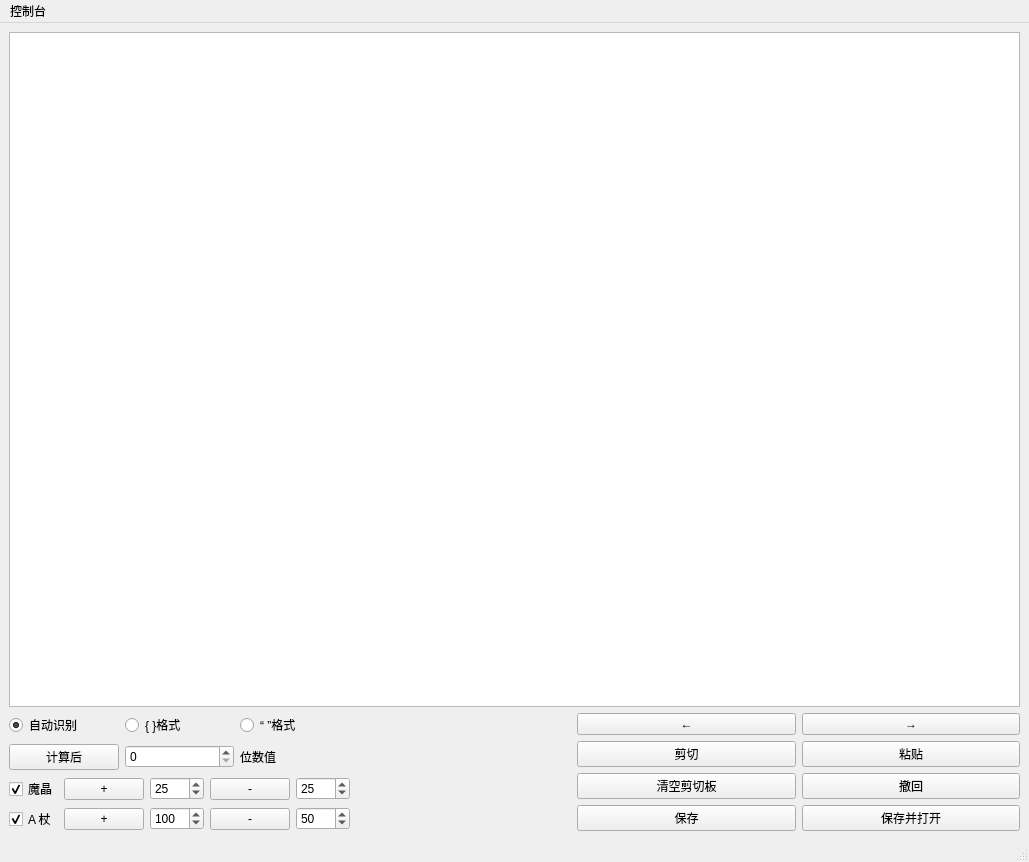
<?xml version="1.0" encoding="UTF-8"?>
<ui version="4.0">
 <class>MainWindow</class>
 <widget class="QMainWindow" name="MainWindow">
  <property name="geometry">
   <rect>
    <x>0</x>
    <y>0</y>
    <width>1029</width>
    <height>862</height>
   </rect>
  </property>
  <property name="windowTitle">
   <string>MainWindow</string>
  </property>
  <widget class="QWidget" name="centralwidget">
   <layout class="QVBoxLayout" name="verticalLayout_3">
    <item>
     <widget class="QListView" name="listView">
      <property name="styleSheet">
       <string notr="true">font: 700 italic 10pt &quot;JetBrains Mono&quot;;</string>
      </property>
     </widget>
    </item>
    <item>
     <layout class="QHBoxLayout" name="horizontalLayout_9" stretch="1,1,2">
      <item>
       <layout class="QVBoxLayout" name="verticalLayout">
        <item>
         <layout class="QHBoxLayout" name="horizontalLayout">
          <item>
           <widget class="QRadioButton" name="radioButton">
            <property name="text">
             <string>自动识别</string>
            </property>
            <property name="checked">
             <bool>true</bool>
            </property>
           </widget>
          </item>
          <item>
           <widget class="QRadioButton" name="radioButton_2">
            <property name="text">
             <string>{ }格式</string>
            </property>
           </widget>
          </item>
          <item>
           <widget class="QRadioButton" name="radioButton_3">
            <property name="text">
             <string>“ ”格式</string>
            </property>
           </widget>
          </item>
         </layout>
        </item>
        <item>
         <layout class="QHBoxLayout" name="horizontalLayout_2">
          <item>
           <widget class="QPushButton" name="pushButton">
            <property name="text">
             <string>计算后</string>
            </property>
           </widget>
          </item>
          <item>
           <widget class="QSpinBox" name="spinBox"/>
          </item>
          <item>
           <widget class="QLabel" name="label">
            <property name="text">
             <string>位数值</string>
            </property>
           </widget>
          </item>
         </layout>
        </item>
        <item>
         <layout class="QHBoxLayout" name="horizontalLayout_3">
          <item>
           <widget class="QCheckBox" name="checkBox">
            <property name="text">
             <string>魔晶</string>
            </property>
            <property name="checked">
             <bool>true</bool>
            </property>
           </widget>
          </item>
          <item>
           <widget class="QPushButton" name="pushButton_2">
            <property name="text">
             <string>+</string>
            </property>
           </widget>
          </item>
          <item>
           <widget class="QSpinBox" name="spinBox_2">
            <property name="maximum">
             <number>1000</number>
            </property>
            <property name="value">
             <number>25</number>
            </property>
           </widget>
          </item>
          <item>
           <widget class="QPushButton" name="pushButton_3">
            <property name="text">
             <string>-</string>
            </property>
           </widget>
          </item>
          <item>
           <widget class="QSpinBox" name="spinBox_3">
            <property name="maximum">
             <number>1000</number>
            </property>
            <property name="value">
             <number>25</number>
            </property>
           </widget>
          </item>
         </layout>
        </item>
        <item>
         <layout class="QHBoxLayout" name="horizontalLayout_4">
          <item>
           <widget class="QCheckBox" name="checkBox_2">
            <property name="text">
             <string>A 杖</string>
            </property>
            <property name="checked">
             <bool>true</bool>
            </property>
           </widget>
          </item>
          <item>
           <widget class="QPushButton" name="pushButton_4">
            <property name="text">
             <string>+</string>
            </property>
           </widget>
          </item>
          <item>
           <widget class="QSpinBox" name="spinBox_4">
            <property name="maximum">
             <number>1000</number>
            </property>
            <property name="value">
             <number>100</number>
            </property>
           </widget>
          </item>
          <item>
           <widget class="QPushButton" name="pushButton_5">
            <property name="text">
             <string>-</string>
            </property>
           </widget>
          </item>
          <item>
           <widget class="QSpinBox" name="spinBox_5">
            <property name="maximum">
             <number>1000</number>
            </property>
            <property name="value">
             <number>50</number>
            </property>
           </widget>
          </item>
         </layout>
        </item>
       </layout>
      </item>
      <item>
       <spacer name="horizontalSpacer">
        <property name="orientation">
         <enum>Qt::Horizontal</enum>
        </property>
        <property name="sizeHint" stdset="0">
         <size>
          <width>40</width>
          <height>20</height>
         </size>
        </property>
       </spacer>
      </item>
      <item>
       <layout class="QVBoxLayout" name="verticalLayout_2">
        <item>
         <layout class="QHBoxLayout" name="horizontalLayout_5">
          <item>
           <widget class="QPushButton" name="pushButton_6">
            <property name="text">
             <string>←</string>
            </property>
           </widget>
          </item>
          <item>
           <widget class="QPushButton" name="pushButton_7">
            <property name="text">
             <string>→</string>
            </property>
           </widget>
          </item>
         </layout>
        </item>
        <item>
         <layout class="QHBoxLayout" name="horizontalLayout_6">
          <item>
           <widget class="QPushButton" name="pushButton_8">
            <property name="text">
             <string>剪切</string>
            </property>
           </widget>
          </item>
          <item>
           <widget class="QPushButton" name="pushButton_9">
            <property name="text">
             <string>粘贴</string>
            </property>
           </widget>
          </item>
         </layout>
        </item>
        <item>
         <layout class="QHBoxLayout" name="horizontalLayout_7">
          <item>
           <widget class="QPushButton" name="pushButton_10">
            <property name="text">
             <string>清空剪切板</string>
            </property>
           </widget>
          </item>
          <item>
           <widget class="QPushButton" name="pushButton_11">
            <property name="text">
             <string>撤回</string>
            </property>
           </widget>
          </item>
         </layout>
        </item>
        <item>
         <layout class="QHBoxLayout" name="horizontalLayout_8">
          <item>
           <widget class="QPushButton" name="pushButton_12">
            <property name="text">
             <string>保存</string>
            </property>
           </widget>
          </item>
          <item>
           <widget class="QPushButton" name="pushButton_13">
            <property name="text">
             <string>保存并打开</string>
            </property>
           </widget>
          </item>
         </layout>
        </item>
       </layout>
      </item>
     </layout>
    </item>
   </layout>
  </widget>
  <widget class="QMenuBar" name="menubar">
   <property name="geometry">
    <rect>
     <x>0</x>
     <y>0</y>
     <width>1029</width>
     <height>24</height>
    </rect>
   </property>
   <widget class="QMenu" name="menu">
    <property name="title">
     <string>控制台</string>
    </property>
    <addaction name="action"/>
    <addaction name="action_2"/>
    <addaction name="action_3"/>
    <addaction name="action_4"/>
    <addaction name="action_5"/>
   </widget>
   <addaction name="menu"/>
  </widget>
  <widget class="QStatusBar" name="statusbar"/>
  <action name="action">
   <property name="checkable">
    <bool>false</bool>
   </property>
   <property name="enabled">
    <bool>true</bool>
   </property>
   <property name="text">
    <string>打开根目录</string>
   </property>
  </action>
  <action name="action_2">
   <property name="text">
    <string>载入数据</string>
   </property>
  </action>
  <action name="action_3">
   <property name="text">
    <string>保存数据</string>
   </property>
  </action>
  <action name="action_4">
   <property name="checkable">
    <bool>false</bool>
   </property>
   <property name="checked">
    <bool>false</bool>
   </property>
   <property name="enabled">
    <bool>true</bool>
   </property>
   <property name="text">
    <string>另存数据</string>
   </property>
  </action>
  <action name="action_5">
   <property name="checkable">
    <bool>true</bool>
   </property>
   <property name="text">
    <string>置顶窗口</string>
   </property>
  </action>
  <action name="action_6">
   <property name="text">
    <string>保存数据</string>
   </property>
  </action>
 </widget>
 <resources/>
 <connections/>
</ui>
